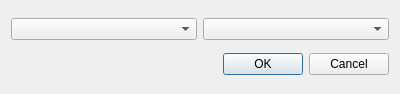
<?xml version="1.0" encoding="UTF-8"?>
<ui version="4.0">
 <class>CreateCartesianProductDialog</class>
 <widget class="QDialog" name="CreateCartesianProductDialog">
  <property name="geometry">
   <rect>
    <x>0</x>
    <y>0</y>
    <width>400</width>
    <height>94</height>
   </rect>
  </property>
  <property name="windowTitle">
   <string>Create Cartesian product</string>
  </property>
  <layout class="QVBoxLayout" name="verticalLayout" stretch="1,0">
   <item>
    <layout class="QHBoxLayout" name="horizontalLayout">
     <item>
      <widget class="QComboBox" name="firstTableCombo"/>
     </item>
     <item>
      <widget class="QComboBox" name="secondTableCombo"/>
     </item>
    </layout>
   </item>
   <item>
    <layout class="QHBoxLayout" name="bottonBoxLayout">
     <item>
      <spacer name="buttonBoxSpacer">
       <property name="orientation">
        <enum>Qt::Horizontal</enum>
       </property>
       <property name="sizeHint" stdset="0">
        <size>
         <width>40</width>
         <height>20</height>
        </size>
       </property>
      </spacer>
     </item>
     <item>
      <widget class="QDialogButtonBox" name="buttonBox">
       <property name="standardButtons">
        <set>QDialogButtonBox::Cancel|QDialogButtonBox::Ok</set>
       </property>
      </widget>
     </item>
    </layout>
   </item>
  </layout>
 </widget>
 <resources/>
 <connections/>
</ui>
